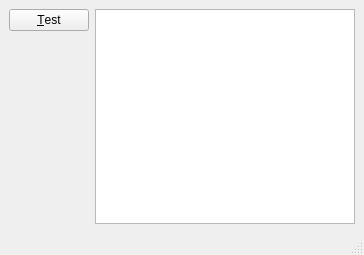
<?xml version="1.0" encoding="UTF-8"?>
<ui version="4.0">
 <class>MainWindow</class>
 <widget class="QMainWindow" name="MainWindow">
  <property name="geometry">
   <rect>
    <x>0</x>
    <y>0</y>
    <width>364</width>
    <height>255</height>
   </rect>
  </property>
  <property name="windowTitle">
   <string>MainWindow</string>
  </property>
  <widget class="QWidget" name="centralwidget">
   <layout class="QVBoxLayout" name="verticalLayout_2">
    <item>
     <layout class="QHBoxLayout" name="horizontalLayout">
      <item>
       <layout class="QVBoxLayout" name="verticalLayout">
        <item>
         <widget class="QPushButton" name="pushButton">
          <property name="text">
           <string>&amp;Test</string>
          </property>
         </widget>
        </item>
        <item>
         <spacer name="verticalSpacer">
          <property name="orientation">
           <enum>Qt::Vertical</enum>
          </property>
          <property name="sizeHint" stdset="0">
           <size>
            <width>20</width>
            <height>40</height>
           </size>
          </property>
         </spacer>
        </item>
       </layout>
      </item>
      <item>
       <widget class="QTextEdit" name="textEdit"/>
      </item>
     </layout>
    </item>
   </layout>
  </widget>
  <widget class="QMenuBar" name="menubar">
   <property name="geometry">
    <rect>
     <x>0</x>
     <y>0</y>
     <width>364</width>
     <height>21</height>
    </rect>
   </property>
  </widget>
  <widget class="QStatusBar" name="statusbar"/>
 </widget>
 <resources/>
 <connections/>
</ui>
